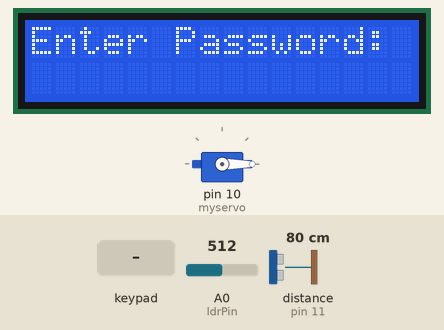
Simulated run of this sketch. Board: Arduino Uno, built with avr-gcc and run on an emulated ATmega328P. Shown: 16×2 character LCD, servo. Wiring (inferred from the names in the program): ultrasonic range finder: trigger pin 12; echo pin 11. The test bench sets the inputs (shaded band); at power-on: A0 (ldrPin) = 512, distance to the obstacle (sensor on pin 11) 80 cm. The echo pulse lasts 58.3 µs per cm; what the sketch prints to the serial monitor is not drawn.

Above: at 1.2 s.
1.3 s: keypad keys 1 2 3 4 * pressed 0.4 s apart
At 3.5 s:
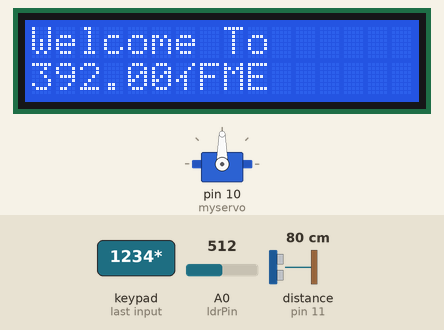
4.8 s: key '*' pressed
7.8 s: keypad keys 1 2 3 4 # pressed 0.4 s apart
At 11.2 s:
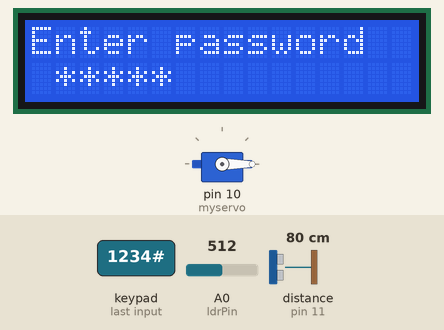
11.4 s: keypad keys 9 8 7 6 # pressed 0.4 s apart
At 13.8 s:
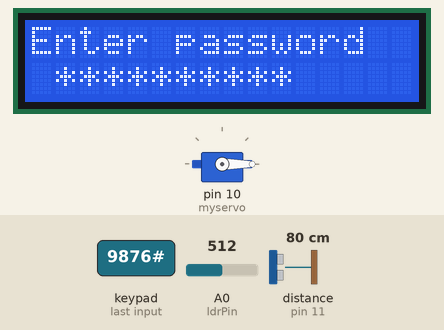
14.9 s: key '1' pressed
At 16.1 s:
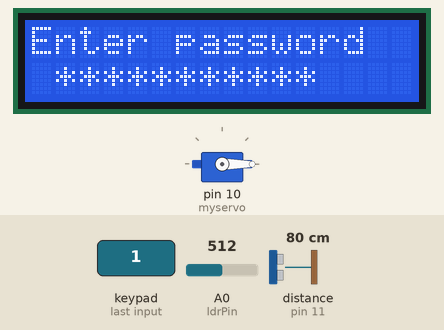
16.4 s: keypad keys 9 8 7 6 * pressed 0.4 s apart
At 19.1 s:
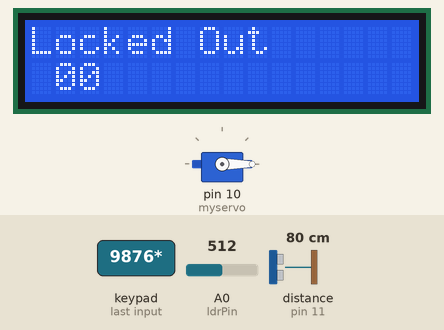
Timing chart, 0 to 20.6 s (numbered marks = the images above; inputs shaded):
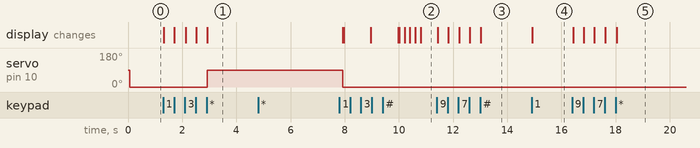

The sketch:

smart_gare.ino
```cpp
#include <Keypad.h>            // labrary for keypad
#include <LiquidCrystal.h>    // labrary for 16x2 lcd
#include <Servo.h>           // labrary for servo motor . motor using as look
//#include <dht.h>

//dht DHT;

#define DHT11_PIN 2

int n=30;
Servo myservo;               // define object for  servo
const byte ROWS = 4;           //four rows of keypad
const byte COLS = 3;         //three columns keypad
char keys[ROWS][COLS] =
{
  {'1','2','3'},
  {'4','5','6'},
  {'7','8','9'},
  {'*','0','#'}
};
byte rowPins[ROWS] = {9, 8, 7, 6};         //connect to the row pinouts of the keypad
byte colPins[COLS] = {5, 4,3};             //connect to the column pinouts of the keypad

Keypad keypad = Keypad( makeKeymap(keys), rowPins, colPins, ROWS, COLS );  //keypad function arrange row and colum of keypad

// 16x2 LCD
#define rs 13              // declearing pins for lcd 16x2
#define en A1
#define d4 2
#define d5 A3
#define d6 A4
#define d7 A5

int degree;
double realDegree;
String lcdBuffer;
                                                  // initialize the library with the numbers of the interface pins
LiquidCrystal lcd(rs, en, d4, d5, d6, d7);

String password = "1234";          // here set your own password
String mypassword;              // string varable to store given value on keypad
int buzzer = 2;                     // pin for buzzer

const int ledPin = 1;   //the number of the LED pin
const int ldrPin = A0;  //the number of the LDR pin              // pin for smok or gas sensor
// Your threshold value


#define trigPin 12       // pinout for triger pin of ultrasonic
#define echoPin 11         // pinout for echo pin of ultrasonic

float duration, distance;
int counter = 0;          // initizliting varables
int attempts = 0;
int max_attempts = 2;

void setup(){
  Serial.begin(9600);  // show result on serial monitor
        // set up the LCD's number of columns and rows:
  lcd.begin(16, 2);     // start lcd on
  myservo.attach(10);   // attach servo motor to pin 10

  pinMode(trigPin, OUTPUT);
  pinMode(echoPin, INPUT);   //here declear some varable as out and some as a input
   pinMode(buzzer, OUTPUT);
   pinMode(ledPin, OUTPUT);  //initialize the LED pin as an output
  pinMode(ldrPin, INPUT);   //initialize the LDR pin as an input
  myservo.write(0);

  Serial.println("enter password");
    lcd.print("Enter Password:");      // write this text on lcd and serial monitor
}

void loop()
{

 keypadfunction();   // calling  keypad function
 ldr();              // calling Photo resistor function
 ultra();            // calling ultrasonic function

}

void keypadfunction()         // keypad function
{
 char key = keypad.getKey();   // this will get value when someone press the button and put data into key varable

  if (key){                     //    here if any button is press check it
    Serial.println(key);
    counter = counter + 1;      // here is counting the press
    lcd.setCursor(counter, 1);
    lcd.print("*");              // here we print * instead of showning number for security perpose
  }
  if (key == '1')
  {                                 //here key varable compare with one by if button 1 is pressed

    mypassword = mypassword + 1;   // 1 will be save in string variable mypassword
  }

    if (key == '2')
  {
                                      // samilarly if 2 is press 2 will be save in varable
    mypassword = mypassword + 2;
  }

  if (key == '3')
  {

    mypassword = mypassword + 3;
  }

   if (key == '4')
  {

    mypassword = mypassword + 4;
  }

  if (key == '5')
  {

    mypassword = mypassword + 5;
  }

   if (key == '6')
  {

    mypassword = mypassword + 6;
  }

   if (key == '7')
  {

    mypassword = mypassword + 7;
  }

   if (key == '8')
  {

    mypassword = mypassword + 8;
  }

  if (key == '9')
  {

    mypassword = mypassword + 9;
  }

                 if (key == '0')
  {

    mypassword = mypassword + 0;
  }


        if (key == '*')              // after pressing passwor you must be pres * button to enter password
  {
    Serial.println(mypassword);

if ( password == mypassword )     // here checking password as the password is correct or wrong
{
lcd.clear();                      // if password is corerect it print message of lcd
lcd.println("Welcome To");
lcd.setCursor(0,1);
lcd.println("SWEET HOME ");
temp();
myservo.write(90);                  //HERE IS SERVO WILL MOVE AND THE DOOR WILL BE OPEN
delay(5000);                        //AFTER 5 SECOND THE DOOR IT SELF WILL BE CLOSED
myservo.write(0);
mypassword = "";
counter = 0;                        //HERE COUNTER WILL BE RESSET
lcd.clear();
lcd.setCursor(0,0);
lcd.println("Enter password");          //AGAIN MESSAGE WILL BE SHOWS TO ENTER PASSWORD
}
else
{
Serial.println("wrong");
myservo.write(0);                // IF SOMEONE  ENTER WRONG PASSWORD MORE THAN 2 TIME THE  BUZZER WILL GIVE ALERTE SOUND
attempts = attempts + 1;
if (attempts >= max_attempts )
{

  lcd.clear();
  lcd.setCursor(0,0);
  lcd.print("Locked Out");       //THE DOOR WILL BE LOCKED
  while(!(n==0))
  {
    n=n-1;
   lcd.setCursor(1,1);
  lcd.print(n);
  }
delay(5000);

attempts = 0;

}
mypassword = "";
counter = 0;
lcd.clear();
lcd.setCursor(0,0);
lcd.print("Wrong Password");
delay(1000);

lcd.setCursor(0,1);
lcd.print("max attempts 2");
delay(1000);

lcd.clear();
lcd.println("Enter password");
lcd.setCursor(0,1);
}

  }


}
void ultra()                    // ULTRASONIC SENSOR  FUNTION
{
  digitalWrite(trigPin, LOW);
  delayMicroseconds(2);              // HERE THE TRIGER SEND THE SIGNAL  (TRANSMITT)
  digitalWrite(trigPin, HIGH);
  delayMicroseconds(10);
  digitalWrite(trigPin, LOW);
  duration = pulseIn(echoPin, HIGH);     //RECEIVE THE SIGNAL
  distance = (duration / 2) * 0.0343;     //HERE IF CONVERSION INTO CENTIMETER

    if (distance > 10 && distance <=40 )  // IF SOMEONE DETECT WITH IN RANGE OF 10 TO 4O CENTIMETER
  {
     digitalWrite(buzzer,HIGH);             // THE BUZZER WILL  GIVE ALERT SOUND
     delay(200);
  }
  else
  {
     digitalWrite(buzzer,LOW);                  // OTHER WISE  NO SOUND
  }

}
void ldr() {

  int ldrStatus = analogRead(ldrPin);   //read the status of the LDR value

  //check if the LDR status is <= 300
  //if it is, the LED is HIGH

   if (ldrStatus <=300) {

    digitalWrite(ledPin, HIGH);               //turn LED on
    Serial.println("LDR is DARK, LED is ON");

   }
  else {

    digitalWrite(ledPin, LOW);          //turn LED off
    Serial.println("---------------");
  }
}
/*void Dht(){
  int chk = DHT.read11(DHT11_PIN);
  Serial.print("Temperature = ");
  Serial.println(DHT.temperature);
  Serial.print("Humidity = ");
  Serial.println(DHT.humidity);
  delay(1000);
}
*/
void temp()
{
  lcd.print("                ");
  degree = analogRead(A2);
  realDegree = (double)degree/1024;
  realDegree *= 5;
  realDegree -= 0.5;
  realDegree *= 100;
  lcd.setCursor(0,1);
  realDegree = (9.0/5)*(realDegree) + 32;
  String output = String(realDegree) + String((char)178) + "F";
  lcd.print(output);
}
```

Measured:
- after the input at 1.3 s, servo on pin 10 (myservo): 0° → 90° after 1.6 s; the display: first changes at once (image 1 shows a later state)
- after the input at 4.8 s, every drawn part: stays the same
- after the input at 7.8 s, the display: first differs from a run without the input after 2.2 s (image 2 shows a later state)
- after the input at 11.4 s, the display: first changes at once (image 3 shows a later state)
- after the input at 14.9 s, the display: changes at once (image 4)
- after the input at 16.4 s, the display: first changes at once (image 5 shows a later state)
